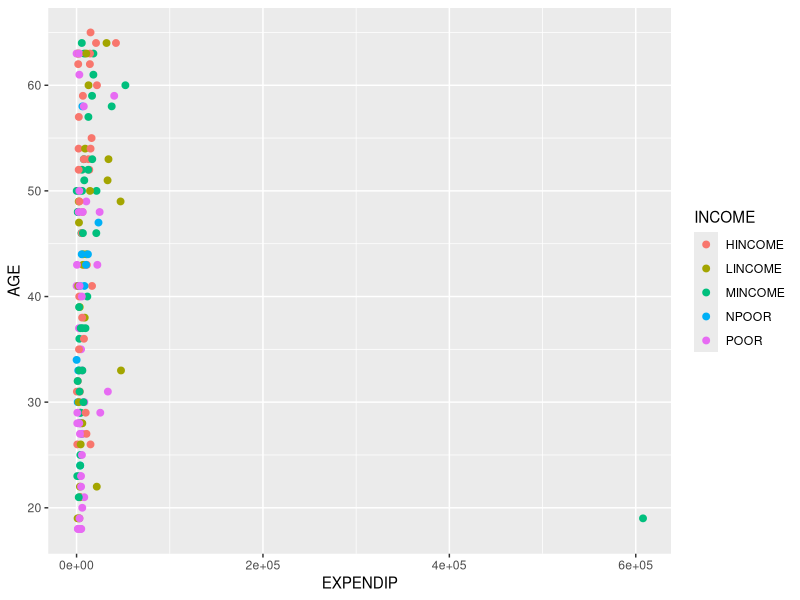
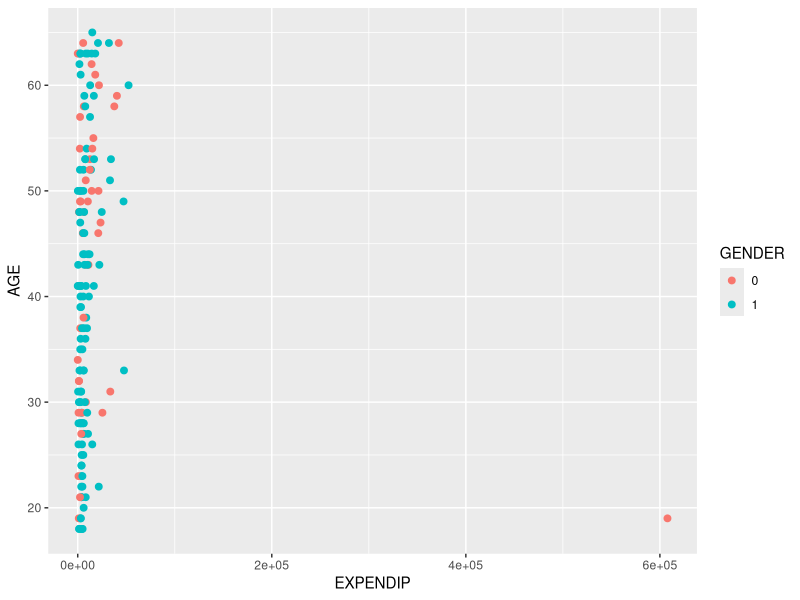
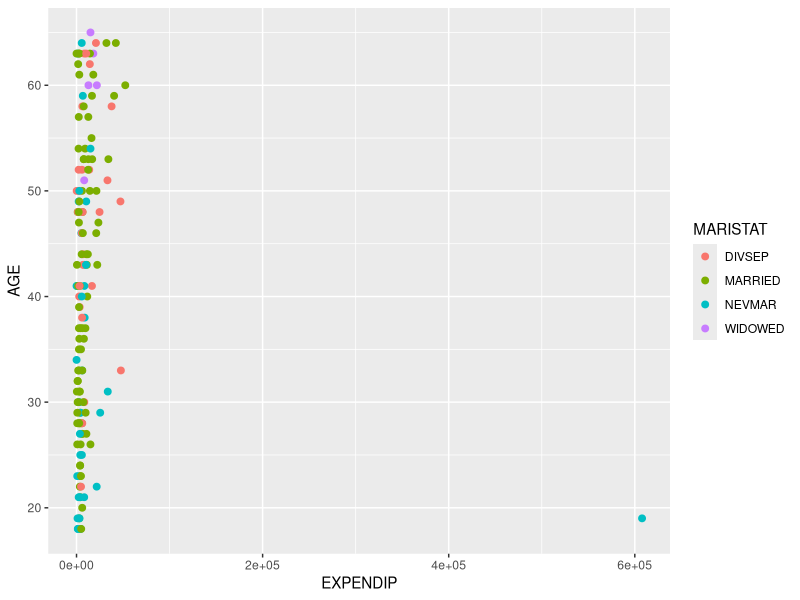
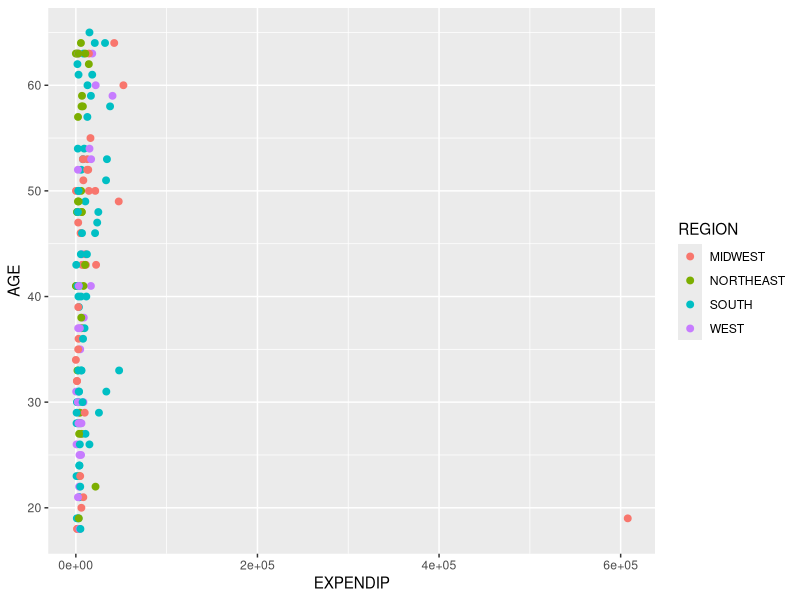
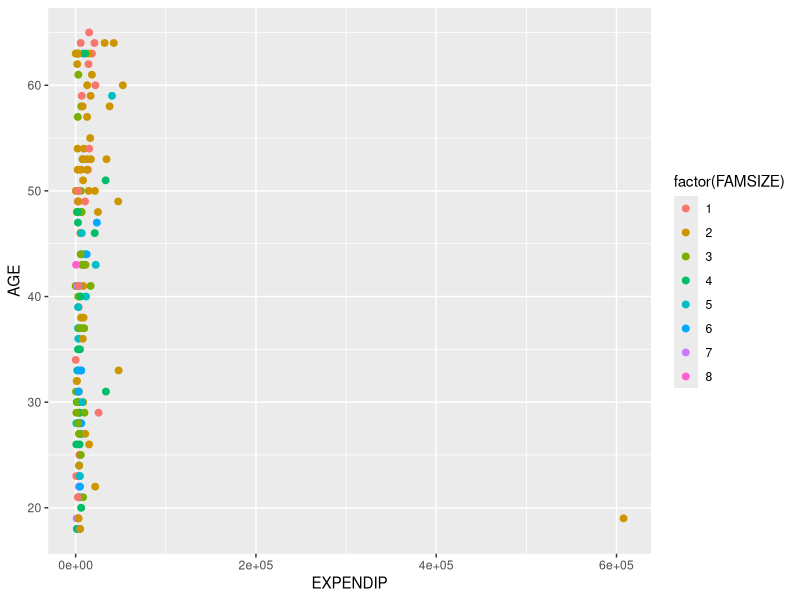
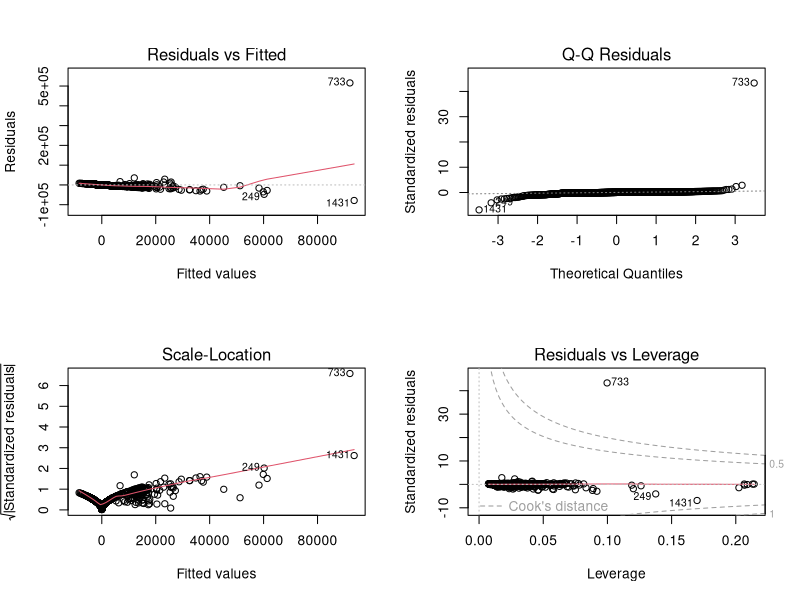
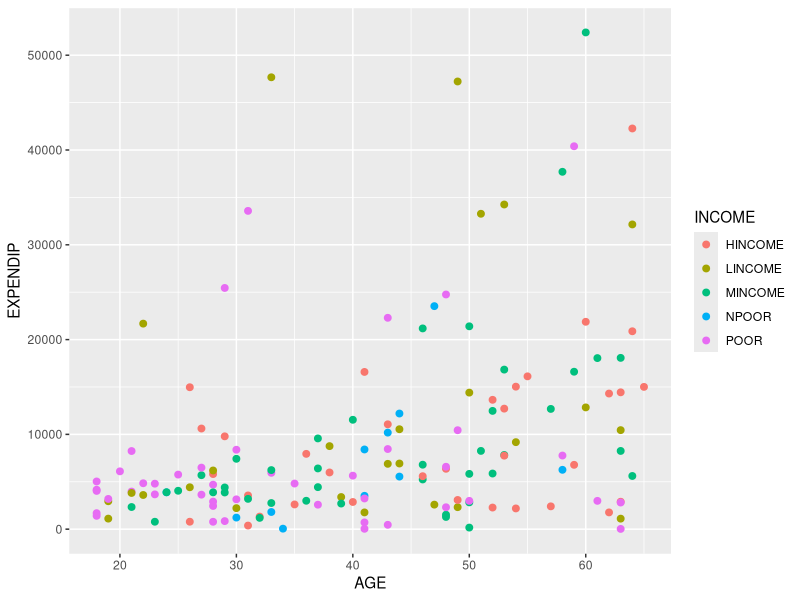
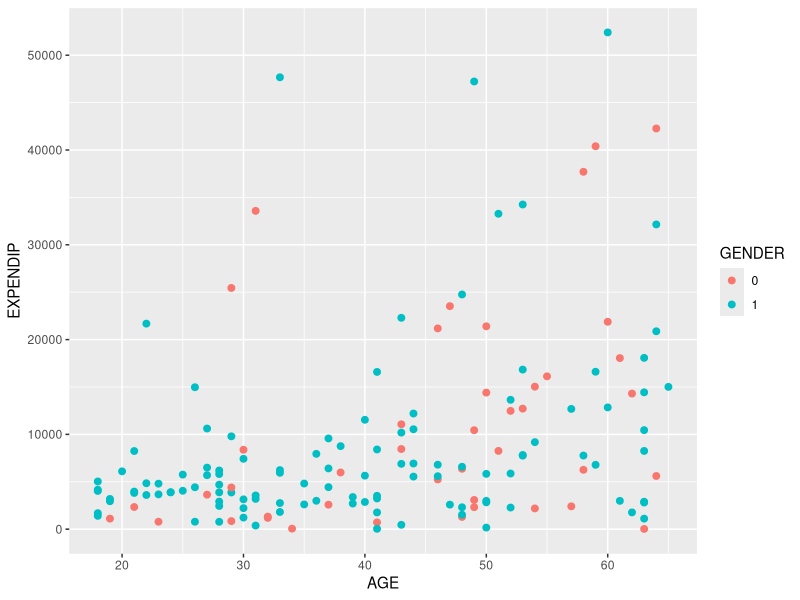

Source code (R) for these figures, in order: (Note: this script raises an error after producing the figures.)
HE = read.csv("HealthExpend (Modified).csv", header = T, na.strings = "?")
attach(HE)

summary(HE)
# Determine variable types
str(HE)
# Coerce categorical variables to factors
factors = c("ANYLIMIT", "COLLEGE", "HIGHSCH", "GENDER", "MNHPOOR", "INSURE", "USC", "UNEMPLOY", "MANAGEDCARE")
HE[factors] = lapply(HE[factors], factor)
# Confirm type coercion
str(HE)

install.packages("ggplot2")
library(ggplot2)

plotFactors = function(f.data, f.x, f.y, f.factors, f.size = 2) {
  if (!require(ggplot2)) { return("Could not load 'ggplot2' package") }
  plot = ggplot(f.data, aes_string(x = f.x, y = f.y))

  for (i in f.factors) {
    print(plot + geom_point(aes_string(color = i), size = f.size))
  }
}

NonZeroExpIP = HE[HE$EXPENDIP > 0,]

plotFactors(NonZeroExpIP, "EXPENDIP", "AGE", list("INCOME", "GENDER", "MARISTAT", "REGION", "factor(FAMSIZE)"))
# Single data-point massively skewing dataset; identify via diagnostic plots

lm.fit = lm(EXPENDIP ~ ., data = HE)
par(mfrow = c(2, 2))
plot(lm.fit)

# Observation #733 causing extreme problems based on diagnostic plots
HE[733,]

# Remove outlier
HE = HE[-733,]

# Re-plot factors
NonZeroExpIP = HE[HE$EXPENDIP > 0,]

plotFactors(NonZeroExpIP, "AGE", "EXPENDIP", list("INCOME", "GENDER", "MARISTAT", "REGION", "factor(FAMSIZE)"))
plotFactors(NonZeroExpIP, "AGE", "log10(EXPENDIP)", list("INCOME", "GENDER", "MARISTAT", "REGION", "factor(FAMSIZE)"))
plotFactors(NonZeroExpIP, "log10(AGE)", "EXPENDIP", list("INCOME", "GENDER", "MARISTAT", "REGION", "factor(FAMSIZE)"))

# BEGIN - Multi-linear regression of EXPENDIP without EXPENDOP
  lm.fit = lm(EXPENDIP ~ . -EXPENDOP, data = HE)
  summary(lm.fit)

  # EDUC returning NA values--signifies collinearity; check which variables are conflicting
  alias(lm.fit)

  # Remove EDUC because of perfect collinearity with HIGHSCH and COLLEGE
  lm.fit = update(lm.fit, ~ . -EDUC)
  summary(lm.fit)

  # BEGIN - Backwards selection
    lm.fit = update(lm.fit, ~ . -HIGHSCH)
    summary(lm.fit)
    lm.fit = update(lm.fit, ~ . -INSURE)
    summary(lm.fit)
    lm.fit = update(lm.fit, ~ . -FAMSIZE)
    summary(lm.fit)
    lm.fit = update(lm.fit, ~ . -INDUSCLASS)
    summary(lm.fit)
    lm.fit = update(lm.fit, ~ . -UNEMPLOY)
    summary(lm.fit)
    lm.fit = update(lm.fit, ~ . -USC)
    summary(lm.fit)
    lm.fit = update(lm.fit, ~ . -RACE)
    summary(lm.fit)
    # Removing RACE surprisingly increases ADJR2
    lm.fit = update(lm.fit, ~ . -MNHPOOR)
    summary(lm.fit)
    # Removing MNHPOOR has negligble positive effect on p-values only
    # Removing ANYLIMIT, COLLEGE, MANAGEDCARE, MARISTAT, PHSTAT, INCOME, or REGION lower ADJR2 at this point
  # END

  # Optimal model reached with manual backwards selection:
  lm.fit = lm(EXPENDIP ~ . -EXPENDOP -EDUC -HIGHSCH -INSURE -FAMSIZE -INDUSCLASS -UNEMPLOY -USC -RACE -MNHPOOR, data = HE)
  summary(lm.fit)

  # BEGIN - Interaction terms
    lm.fit = update(lm.fit, ~ . +MARISTAT:INCOME)
    summary(lm.fit)
    lm.fit = update(lm.fit, ~ . +PHSTAT:INCOME)
    summary(lm.fit)
    # PHSTAT:MARISTAT has a negligible increase
    # REGION:INCOME, REGION:COLLEGE, AGE:INCOME, AGE:GENDER, MARISTAT:GENDER, ANYLIMIT:MANAGEDCARE each decrease ADJR2
  # END

  # Optimal model reached with interaction terms:
  lm.fit = lm(EXPENDIP ~ . -EXPENDOP -EDUC -HIGHSCH -INSURE -FAMSIZE -INDUSCLASS -UNEMPLOY -USC -RACE -MNHPOOR +MARISTAT:INCOME +PHSTAT:INCOME, data = HE)
  summary(lm.fit)

  plot(glm.fit)

  # BEGIN - Validation testing
    # Estimated training RMSE:
    sqrt(mean(lm.fit$residuals^2))
    # RMSE = 2504.142 in USD

    # VIF for collinearity:
    library(car)
    vif(lm.fit)
    # No issues of multi-collinearity (all below 5)

    # LOOCV
    library(boot)
    glm.fit = glm(EXPENDIP ~ . -EXPENDOP -EDUC -HIGHSCH -INSURE -FAMSIZE -INDUSCLASS -UNEMPLOY -USC -RACE -MNHPOOR +MARISTAT:INCOME +PHSTAT:INCOME, data = HE)
    cv.err = cv.glm(HE, glm.fit)
    sqrt(cv.err$delta)
    # Test RMSE = 2699.467 (default), 2699.416 (bias corrected) in USD

    # K-Fold CV at K = 5
    cv.err = cv.glm(HE, glm.fit, K = 5)
    sqrt(cv.err$delta)
    # Test RMSE = 2677.66 (default), 2657.80 (bias corrected) in USD [NO SEED SET]

    # K-Fold CV at K = 10
    cv.err = cv.glm(HE, glm.fit, K = 10)
    sqrt(cv.err$delta)
    # Test RMSE = 2711.632 (default), 2700.470 (bias corrected) in USD [NO SEED SET]

    # RMSE lowest in K-Fold (5) at 2657.80 on original run with no seed set. After repeating with different seeds,
    # RMSE varies by siginificant amounts for K-Fold CV. Therefore, LOOCV will be used for comparison only to
    # achieve the most accurate and consistent results.
  # END
# END

# BEGIN - Model selection using stepAIC
  library(MASS)

  lm.fit = lm(EXPENDIP ~ . -EXPENDOP -EDUC, data = HE)
  step = stepAIC(lm.fit, direction = "backward")
  step$anova

  lm.fit = lm(EXPENDIP ~ . -EXPENDOP -EDUC, data = HE)
  step = stepAIC(lm.fit, direction = "both")
  step$anova

  # Optimal model achieved in both backward-stepwise and both-stepwise:
  lm.fit = lm(EXPENDIP ~ AGE + GENDER + COUNTIP + COUNTOP + INCOME + PHSTAT, data = HE)
  summary(lm.fit)

  # Refitting the original model with interaction terms causes excessively long processing time in R due to
  # single-core restrictions. Parallel processing not recommended / infeasible for stepwise selection. Instead,
  # interaction terms are fitted to the optimal base model achieved above.
  lm.fit = lm(EXPENDIP ~ (AGE + GENDER + COUNTIP + COUNTOP + INCOME + PHSTAT)^2, data = HE)
  step = stepAIC(lm.fit, direction = "backward")
  # Processing takes less than two seconds to find optimal model with interaction terms
  step$anova

  sum = summary(lm.fit)
  sum$adj.r.squared
  sum$fstatistic
  sum$sigma
  # Significant increase in ADJR2

  # StepAIC with direction = "both"
  lm.fit = lm(EXPENDIP ~ (AGE + GENDER + COUNTIP + COUNTOP + INCOME + PHSTAT)^2, data = HE)
  step = stepAIC(lm.fit, direction = "both")
  step$anova

  sum = summary(lm.fit)
  sum$adj.r.squared
  sum$fstatistic
  sum$sigma
  # Results are identical to backward-stepwise model with interaction terms

  # Optimal model achieved through two-term interaction stepAIC in both backward and both directions:
  lm.fit = lm(EXPENDIP ~ AGE + GENDER + COUNTIP + COUNTOP + INCOME + PHSTAT + AGE:GENDER + AGE:COUNTIP +
                  AGE:COUNTOP + GENDER:COUNTIP + COUNTIP:COUNTOP + COUNTIP:INCOME + COUNTIP:PHSTAT +
                  COUNTOP:INCOME + COUNTOP:PHSTAT + INCOME:PHSTAT, data = HE)
  summary(lm.fit)

  # BEGIN - Validation testing
    # Estimated training RMSE:
    sqrt(mean(lm.fit$residuals^2))
    # RMSE = 2169.016 in USD

    # VIF for collinearity:
    library(car)
    vif(lm.fit)
    # 3 variables above cut-off of 5, which suggests multicollinearity; however, one of these variables is an
    # interaction term of AGE:COUNTOP, and interaction terms on a highly significant predictor will naturally
    # have higher indexes for multicollinearity as shown by the interactions on AGE versus the interactions on
    # the other predictors. The other two predictors with an index higher than 5 are COUNTIP and COUNTOP, which
    # are known to be highly correlated to the response variables from the beginning; this is acceptable as they
    # are logically correlate regardless of the model fit. Therefore, there are no issues of multicollinearity.

    # LOOCV
    library(boot)
    glm.fit = glm(EXPENDIP ~ AGE + GENDER + COUNTIP + COUNTOP + INCOME + PHSTAT + AGE:GENDER + AGE:COUNTIP +
                    AGE:COUNTOP + GENDER:COUNTIP + COUNTIP:COUNTOP + COUNTIP:INCOME + COUNTIP:PHSTAT +
                    COUNTOP:INCOME + COUNTOP:PHSTAT + INCOME:PHSTAT, data = HE)
    cv.err = cv.glm(HE, glm.fit)
    sqrt(cv.err$delta)
    # Test RMSE = 2594.489 (default), 2594.370 (bias corrected) in USD
    # RMSE ower than manual model RMSE of 2657.80
  # END

  # Fit model with three-term interactions
  lm.fit = lm(EXPENDIP ~ (AGE + GENDER + COUNTIP + COUNTOP + INCOME + PHSTAT)^3, data = HE)
  step = stepAIC(lm.fit, direction = "both")
  step$anova

  sum = summary(lm.fit)
  sum$adj.r.squared
  sum$fstatistic
  sum$sigma
  # ADJR2 significantly increased over two-term interaction model. However, model includes too many interaction
  # terms to feasibly interpret. RSE has also decreased, but so have the degrees of freedom. Model may also be
  # overfitted and F-Stat has decreased (as well as the DF).

  # Optimal model achieved through three-term interaction stepAIC on both directions:
  lm.fit = lm(EXPENDIP ~ AGE + GENDER + COUNTIP + COUNTOP + INCOME + PHSTAT +
                  AGE:GENDER + AGE:COUNTIP + AGE:COUNTOP + AGE:INCOME + AGE:PHSTAT +
                  GENDER:COUNTIP + GENDER:COUNTOP + GENDER:INCOME + GENDER:PHSTAT +
                  COUNTIP:COUNTOP + COUNTIP:INCOME + COUNTIP:PHSTAT + COUNTOP:INCOME +
                  COUNTOP:PHSTAT + INCOME:PHSTAT + AGE:GENDER:COUNTIP + AGE:GENDER:COUNTOP +
                  AGE:COUNTIP:COUNTOP + AGE:COUNTIP:INCOME + AGE:COUNTIP:PHSTAT +
                  AGE:COUNTOP:INCOME + AGE:COUNTOP:PHSTAT + GENDER:COUNTIP:COUNTOP +
                  GENDER:COUNTIP:INCOME + GENDER:COUNTIP:PHSTAT + GENDER:COUNTOP:INCOME +
                  GENDER:COUNTOP:PHSTAT + COUNTIP:COUNTOP:INCOME + COUNTIP:COUNTOP:PHSTAT +
                  COUNTIP:INCOME:PHSTAT + COUNTOP:INCOME:PHSTAT)
  summary(lm.fit)

  # BEGIN - Validation testing
    # Estimated training RMSE:
    sqrt(mean(lm.fit$residuals^2))
    # RMSE = 1832.066 in USD

    # Collinearity not tested because of three-term interaction terms; will cause excessive amount of false
    # positives for multicollinearity. Additionally, VIF cannot be used on the model as there are aliased
    # coefficients in the model.

    # LOOCV
    library(boot)
    glm.fit = glm(EXPENDIP ~ AGE + GENDER + COUNTIP + COUNTOP + INCOME + PHSTAT +
                    AGE:GENDER + AGE:COUNTIP + AGE:COUNTOP + AGE:INCOME + AGE:PHSTAT +
                    GENDER:COUNTIP + GENDER:COUNTOP + GENDER:INCOME + GENDER:PHSTAT +
                    COUNTIP:COUNTOP + COUNTIP:INCOME + COUNTIP:PHSTAT + COUNTOP:INCOME +
                    COUNTOP:PHSTAT + INCOME:PHSTAT + AGE:GENDER:COUNTIP + AGE:GENDER:COUNTOP +
                    AGE:COUNTIP:COUNTOP + AGE:COUNTIP:INCOME + AGE:COUNTIP:PHSTAT +
                    AGE:COUNTOP:INCOME + AGE:COUNTOP:PHSTAT + GENDER:COUNTIP:COUNTOP +
                    GENDER:COUNTIP:INCOME + GENDER:COUNTIP:PHSTAT + GENDER:COUNTOP:INCOME +
                    GENDER:COUNTOP:PHSTAT + COUNTIP:COUNTOP:INCOME + COUNTIP:COUNTOP:PHSTAT +
                    COUNTIP:INCOME:PHSTAT + COUNTOP:INCOME:PHSTAT)
    cv.err = cv.glm(HE, glm.fit)
    # Warning messages of rank defficiency indicate same issue of perfect correlation mentioned above with VIF.
    alias(glm.fit)
    # COUNTIP:INCOMENPOOR:PHSTATVGOO perfectly correlated with

    sqrt(cv.err$delta)
    # Test RMSE = 14551.675 (default), 3665.691 (bias corrected) in USD
    # RMSE worse than both previous models; indicates, along with previous warnings and errors, that the model
    # is overfit to the training data and cannot feasibly make predictions.

    # Remove problematic interaction-term to see if the model improves enough to use
    glm.fit = update(glm.fit, ~ . -COUNTIP:INCOME:PHSTAT)
    alias(glm.fit)
    # Perfect correlation issues cleared from alis results
    cv.err = cv.glm(HE, glm.fit)
    sqrt(cv.err$delta)
    # Test RMSE = 14515.979 (default), 3605.982 (bias corrected) in USD
    # RMSE marginally improves after removing COUNTIP:INCOME:PHSTAT interaction term; however, model still highly
    # inaccurate compared to optimal models achieved through manual stepwise and stepAIC.
  # END

  # Conclusion: Optimal model achieved above via stepAIC with two-term interactions.
# END

# BEGIN - Failed attempt at using regsubsets of "leaps" package for finding optimal regression model
  # install.packages("leaps")
  # library(leaps)
  #
  # reg.fit = regsubsets(EXPENDIP ~ . -EXPENDOP -EDUC, data = HE)
  # reg.sum = summary(reg.fit)
  #
  # reg.fit.max = regsubsets(EXPENDIP ~ . -EXPENDOP -EDUC, data = HE, nvmax = 22)
  # reg.sum.max = summary(reg.fit.max)
  #
  # par(mfrow = c(2, 2))
  # plot(reg.sum$rss, xlab = "Number of Variables", ylab = "RSS", type = "l")
  # plot(reg.sum$adjr2, xlab = "Number of Variables", ylab = "Adjusted R-Sq", type = "l")
  # max = which.max(reg.sum$adjr2)
  # points(max, reg.sum$adjr2[max], col = "red", cex = 2, pch = 20)
  #
  # plot(reg.sum.max$rss, xlab = "Number of Variables", ylab = "RSS", type = "l")
  # plot(reg.sum.max$adjr2, xlab = "Number of Variables", ylab = "Adjusted R-Sq", type = "l")
  #
  # plot(reg.fit.max, scale = "r2")
  # plot(reg.fit.max, scale = "adjr2")
  # plot(reg.fit.max, scale = "Cp")
  # plot(reg.fit.max, scale = "bic")
  #
  # reg.fit.bwd = regsubsets(EXPENDIP ~ . -EXPENDOP -EDUC, data = HE, nvmax = 22, method = "backward")
  # summary(reg.fit.bwd)
# END

# pairs(HE, upper.panel = NULL, pch = 19, main = "Scatterplot Matrix of 'HE'", row1attop = F, lower.panel = panel.smooth)

# BEGIN - Hierarchical Clustering - doesn't work
  # HE1 = HE[c("AGE", "FAMSIZE", "COUNTIP", "EXPENDIP", "COUNTOP", "EXPENDOP")]
  # HE1.scl = scale(HE1, center = F)
  # hclus.comp = hclust(dist(HE1.scl), method = "average")
  # plot(hclus.comp, main = "Complete Linkage", xlab = "", sub = "", cex = .9)
# END
